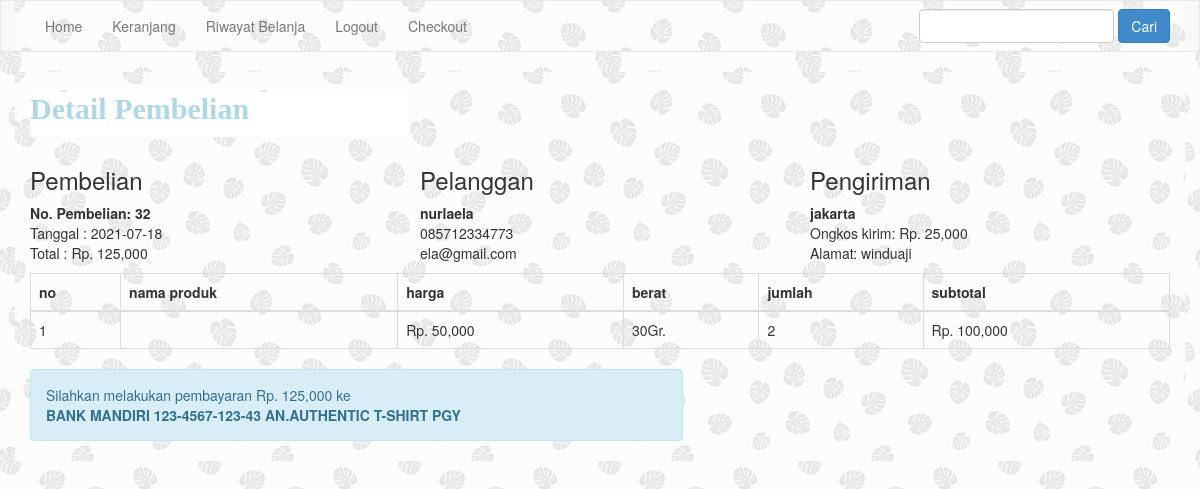
Screenshot of /nota.php?id=32 (signed in) with the database file from the repository.
### tables this page shows
CREATE TABLE `pembelian` (
  `id_pembelian` int(11) NOT NULL,
  `id_pelanggan` int(11) NOT NULL,
  `id_ongkir` int(11) NOT NULL,
  `tanggal_pembelian` date NOT NULL,
  `total_pembelian` int(11) NOT NULL,
  `nama_kota` varchar(100) NOT NULL,
  `tarif` int(11) NOT NULL,
  `alamat_pengiriman` text NOT NULL,
  `status_pembelian` varchar(100) NOT NULL DEFAULT 'pending',
  `resi_pengiriman` varchar(50) NOT NULL
);

CREATE TABLE `pelanggan` (
  `id_pelanggan` int(11) NOT NULL,
  `email_pelanggan` varchar(100) NOT NULL,
  `password_pelanggan` varchar(50) NOT NULL,
  `nama_pelanggan` varchar(100) NOT NULL,
  `telepon_pelanggan` varchar(25) NOT NULL,
  `alamat_pelanggan` text NOT NULL
);

CREATE TABLE `pembelian_produk` (
  `id_pembelian_produk` int(11) NOT NULL,
  `id_pembelian` int(11) NOT NULL,
  `id_produk` int(11) NOT NULL,
  `jumlah` int(11) NOT NULL,
  `nama` varchar(100) NOT NULL,
  `harga` int(11) NOT NULL,
  `berat` int(11) NOT NULL,
  `subberat` int(11) NOT NULL,
  `subharga` int(11) NOT NULL
);

### nota.php (the view, shortened to what this page needs)
<?php
include 'koneksi.php';
?>
<!DOCTYPE html>
<html>
<head>
	<link rel="stylesheet" href="admin/assets/css/bootstrap.css">
</head>
<body>
<?php include 'menu.php'; ?>
<section class="konten">
	<div class="container">
<h2>Detail Pembelian</h2>
<?php
$ambil=$koneksi->query("SELECT * FROM pembelian JOIN pelanggan
	ON pembelian.id_pelanggan=pelanggan.id_pelanggan
	WHERE pembelian.id_pembelian='$_GET[id]'");
$detail=$ambil->fetch_assoc();
?>
<div class="row">
	<div class="col-md-4">
		<h3>Pembelian</h3>
		<strong>No. Pembelian: <?php echo $detail['id_pembelian']?></strong><br>
		Tanggal : <?php echo $detail['tanggal_pembelian'];?><br>
		Total : Rp. <?php echo number_format($detail['total_pembelian']) ?>
	</div>
	<div class="col-md-4">
		<h3>Pelanggan</h3>
		<strong><?php echo $detail['nama_pelanggan'];?> </strong><br>
		<p>
	<?php echo $detail['telepon_pelanggan']; ?> <br>
	<?php echo $detail['email_pelanggan'];?>
</p>
	</div>
	<div class="col-md-4">
		<h3>Pengiriman</h3>
		<strong><?php echo $detail['nama_kota']?></strong><br>
		Ongkos kirim: Rp. <?php echo number_format($detail['tarif']);?><br>
		Alamat: <?php echo $detail['alamat_pengiriman']?>
	</div>
</div>
<table class="table table-bordered">
	<thead>
	 <tr>
	 	<th>no</th>
	 	<th>nama produk</th>
	 	<th>harga</th>
	 	<th>berat</th>
	 	<th>jumlah</th>
	 	<th>subtotal</th>
	 </tr>
	</thead>
	<tbody>
		<?php $nomor=1 ?>
		<?php $ambil=$koneksi->query("SELECT * FROM pembelian_produk WHERE id_pembelian='$_GET[id]'"); ?>
		<?php while($pecah=$ambil->fetch_assoc()){ ?>
		<tr>
			<td><?php echo $nomor; ?></td>
			<td><?php echo $pecah['nama'+ 'idpelangganyangbeli']; ?></td>
			<td>Rp. <?php echo number_format($pecah['harga']); ?></td>
			<td><?php echo $pecah['berat']; ?>Gr.</td>
			<td><?php echo $pecah['jumlah']; ?></td>
			<td>Rp. <?php echo number_format($pecah['subharga'])?></td>
		</tr>
		<?php $nomor++; ?>
		<?php } ?>
	</tbody>
</table>
<div class="row">
	<div class="col-md-7">
		<div class="alert alert-info">
			<p>
				Silahkan melakukan pembayaran Rp. <?php echo number_format($detail['total_pembelian']);?> ke <br>
				<strong>BANK MANDIRI 123-4567-123-43 AN.AUTHENTIC T-SHIRT PGY</strong>
			</p>
		</div>
	</div>
</div>
	</div>
</section>
</body>
</html>

### nota.php (style rules this page uses)
body { background-image: url(images/leaf.png); }
.container h2 { font-family: Verdana; font-weight: bold; color: lightblue; background-color: white; height: 45px; width: 378px; }

### rows the page displays
pembelian: id_pembelian "32", tanggal_pembelian "2021-07-18", total_pembelian "125,000", id_pelanggan.nama_pelanggan "nurlaela", id_pelanggan.telepon_pelanggan "085712334773", id_pelanggan.email_pelanggan "ela@gmail.com", nama_kota "jakarta", tarif "25,000", alamat_pengiriman "winduaji"
pembelian_produk: harga "50,000", berat "30", jumlah "2", subharga "100,000"
